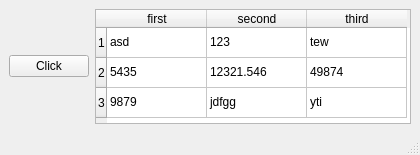
<?xml version="1.0" encoding="UTF-8"?>
<ui version="4.0">
 <class>MainWindow</class>
 <widget class="QMainWindow" name="MainWindow">
  <property name="geometry">
   <rect>
    <x>0</x>
    <y>0</y>
    <width>420</width>
    <height>155</height>
   </rect>
  </property>
  <property name="windowTitle">
   <string>MainWindow</string>
  </property>
  <widget class="QWidget" name="centralwidget">
   <layout class="QHBoxLayout" name="horizontalLayout">
    <item>
     <widget class="QPushButton" name="pushButton">
      <property name="text">
       <string>Click</string>
      </property>
     </widget>
    </item>
    <item>
     <widget class="QTableWidget" name="tableWidget">
      <row>
       <property name="text">
        <string>1</string>
       </property>
      </row>
      <row>
       <property name="text">
        <string>2</string>
       </property>
      </row>
      <row>
       <property name="text">
        <string>3</string>
       </property>
      </row>
      <column>
       <property name="text">
        <string>first</string>
       </property>
      </column>
      <column>
       <property name="text">
        <string>second</string>
       </property>
      </column>
      <column>
       <property name="text">
        <string>third</string>
       </property>
      </column>
      <item row="0" column="0">
       <property name="text">
        <string>asd</string>
       </property>
      </item>
      <item row="0" column="1">
       <property name="text">
        <string>123</string>
       </property>
      </item>
      <item row="0" column="2">
       <property name="text">
        <string>tew</string>
       </property>
      </item>
      <item row="1" column="0">
       <property name="text">
        <string>5435</string>
       </property>
      </item>
      <item row="1" column="1">
       <property name="text">
        <string>12321.546</string>
       </property>
      </item>
      <item row="1" column="2">
       <property name="text">
        <string>49874</string>
       </property>
      </item>
      <item row="2" column="0">
       <property name="text">
        <string>9879</string>
       </property>
      </item>
      <item row="2" column="1">
       <property name="text">
        <string>jdfgg</string>
       </property>
      </item>
      <item row="2" column="2">
       <property name="text">
        <string>yti</string>
       </property>
      </item>
     </widget>
    </item>
   </layout>
  </widget>
  <widget class="QStatusBar" name="statusbar"/>
 </widget>
 <resources/>
 <connections>
  <connection>
   <sender>pushButton</sender>
   <signal>clicked()</signal>
   <receiver>tableWidget</receiver>
   <slot>hide()</slot>
   <hints>
    <hint type="sourcelabel">
     <x>23</x>
     <y>66</y>
    </hint>
    <hint type="destinationlabel">
     <x>98</x>
     <y>26</y>
    </hint>
   </hints>
  </connection>
  <connection>
   <sender>tableWidget</sender>
   <signal>cellChanged(int,int)</signal>
   <receiver>MainWindow</receiver>
   <slot>update()</slot>
   <hints>
    <hint type="sourcelabel">
     <x>109</x>
     <y>106</y>
    </hint>
    <hint type="destinationlabel">
     <x>58</x>
     <y>106</y>
    </hint>
   </hints>
  </connection>
 </connections>
</ui>
